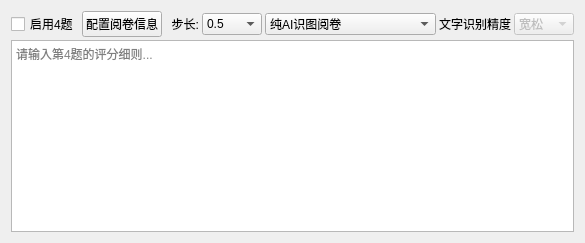
          <widget class="QWidget" name="tab_question4">
           <attribute name="title">
            <string>题目4</string>
           </attribute>
           <layout class="QVBoxLayout" name="verticalLayout_q4">
            <property name="spacing">
             <number>3</number>
            </property>
            <item>
             <layout class="QHBoxLayout" name="horizontalLayout_q4_header">
              <item>
               <widget class="QCheckBox" name="enableQuestion4">
                <property name="text">
                 <string>启用4题</string>
                </property>
               </widget>
              </item>
              <item>
               <widget class="QPushButton" name="configQuestion4">
                <property name="text">
                 <string>配置阅卷信息</string>
                </property>
               </widget>
              </item>
              <item>
               <widget class="QLabel" name="label_step4">
                <property name="sizePolicy">
                 <sizepolicy hsizetype="Fixed" vsizetype="Preferred">
                  <horstretch>0</horstretch>
                  <verstretch>0</verstretch>
                 </sizepolicy>
                </property>
                <property name="text">
                 <string>  步长:</string>
                </property>
               </widget>
              </item>
              <item>
               <widget class="QComboBox" name="score_rounding_step_4">
                <property name="sizePolicy">
                 <sizepolicy hsizetype="Fixed" vsizetype="Fixed">
                  <horstretch>0</horstretch>
                  <verstretch>0</verstretch>
                 </sizepolicy>
                </property>
                <property name="minimumSize">
                 <size>
                  <width>60</width>
                  <height>0</height>
                 </size>
                </property>
                <item>
                 <property name="text">
                  <string>0.5</string>
                 </property>
                </item>
                <item>
                 <property name="text">
                  <string>1</string>
                 </property>
                </item>
               </widget>
              </item>
              <item>
               <widget class="QComboBox" name="ocr_mode_4">
                <property name="sizePolicy">
                 <sizepolicy hsizetype="Fixed" vsizetype="Fixed">
                  <horstretch>0</horstretch>
                  <verstretch>0</verstretch>
                 </sizepolicy>
                </property>
                <property name="minimumSize">
                 <size>
                  <width>160</width>
                  <height>0</height>
                 </size>
                </property>
                <item>
                 <property name="text">
                  <string>纯AI识图阅卷</string>
                 </property>
                </item>
                <item>
                 <property name="text">
                  <string>百度OCR识别文字+AI评阅</string>
                 </property>
                </item>
               </widget>
              </item>
              <item>
               <widget class="QLabel" name="label_15_q4">
                <property name="sizePolicy">
                 <sizepolicy hsizetype="Fixed" vsizetype="Preferred">
                  <horstretch>0</horstretch>
                  <verstretch>0</verstretch>
                 </sizepolicy>
                </property>
                <property name="text">
                 <string>文字识别精度</string>
                </property>
               </widget>
              </item>
              <item>
               <widget class="QComboBox" name="ocr_quality_4">
                <property name="enabled">
                 <bool>false</bool>
                </property>
                <property name="sizePolicy">
                 <sizepolicy hsizetype="Fixed" vsizetype="Fixed">
                  <horstretch>0</horstretch>
                  <verstretch>0</verstretch>
                 </sizepolicy>
                </property>
                <property name="minimumSize">
                 <size>
                  <width>60</width>
                  <height>0</height>
                 </size>
                </property>
                <item>
                 <property name="text">
                  <string>宽松</string>
                 </property>
                </item>
                <item>
                 <property name="text">
                  <string>适度</string>
                 </property>
                </item>
                <item>
                 <property name="text">
                  <string>严格</string>
                 </property>
                </item>
               </widget>
              </item>
             </layout>
            </item>
            <item>
             <widget class="QPlainTextEdit" name="StandardAnswer_text_4">
              <property name="placeholderText">
               <string>请输入第4题的评分细则...</string>
              </property>
             </widget>
            </item>
           </layout>
          </widget>
